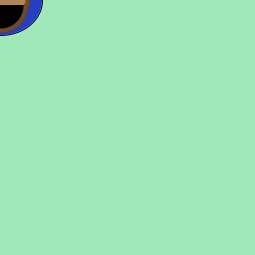
Frame 1 (no input)
Frame 60 (the mouse pressed at the canvas centre just before this capture): identical to frame 1, image omitted
Frame 120 (the mouse held since frame 60 and released just before this capture): blank canvas, image omitted

The Processing sketch that drew this single still picture (run headless with seeded random() and noise(); from frame 60 on, the mouse is pressed at the canvas centre):

// Processing sketch: processing_181860
// ── processing_181860.pde

float caracercle = 70;
float ulls= 10;
float boca= 20;
String comida ="ÑAM-ÑAM!";


void setup() {
  size(255, 255);
}

void cara() {
  stroke(0);
  strokeWeight(1);
  fill(#253FBF);
  ellipse(mouseX, mouseY, caracercle*1.20, caracercle);
}

void ullz() {
fill(255);
  ellipse(mouseX-25, mouseY-25, mouseX*0.25, mouseX*0.25);
  ellipse(mouseX+25, mouseY-25, mouseX*0.25, mouseX*0.25);
  fill(mouseY);
  ellipse(mouseX-25, mouseY-25, mouseX*0.10, mouseX*0.10);
  ellipse(mouseX+25, mouseY-25, mouseX*0.10, mouseX*0.10);
}

void boka() {
  fill(0);
  arc(mouseX, mouseY+5, 50, 50, 0, PI);
}

void galeta() {
  stroke(#6F4A25);
  fill(#AF865C);
  strokeWeight(4);
  ellipse(mouseY, mouseX, 55, 40);
  stroke(#6F4A25);
  fill(#6F4A25);
  strokeWeight(4);
  point(mouseY+10, mouseX+10);
  point(mouseY-4, mouseX-7);
  point(mouseY-10, mouseX-8);
}


void draw() {
  background(#9FE8B9);
  cara();
  galeta();
   ullz();
  boka();

  if (mouseY>120) {
    background(0);
    text(comida, 120, 120);
  }

  if (mouseY>145) {
    background(#9FE8B9);
    cara();
    ullz();
    boka();
    galeta();
  }

  if (mouseX>120) {
    background(0);
    text(comida, 120, 120);
  }

  if (mouseX>145) {
    background(#9FE8B9);
    cara();
    ullz();
    boka();
    galeta();
  }
}
